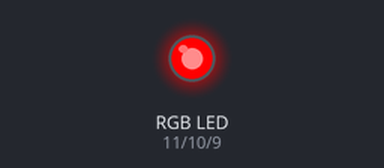
The sketch below on a simulated Arduino Uno, built with avr-gcc and run on an emulated ATmega328P. On the bench: an RGB LED mixed from three pins (HIGH = lit).

Above: at 0.5 s.
At 2.5 s:
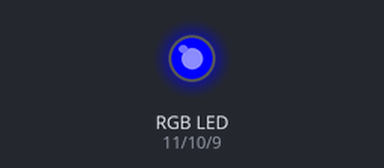
At 3.5 s:
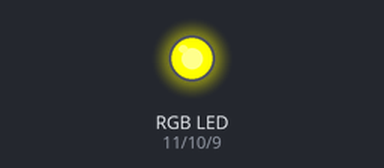
At 4.5 s:
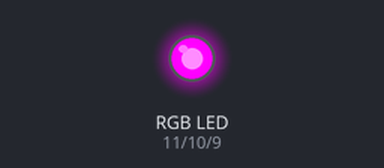
At 6.5 s:
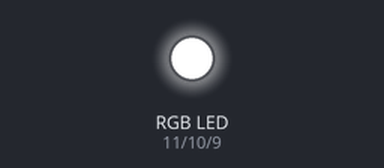
At 8.5 s:
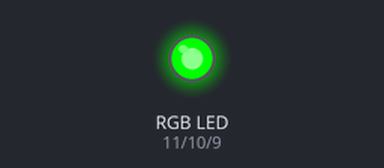
Timing chart, 0 to 9.1 s (numbered marks = the images above):
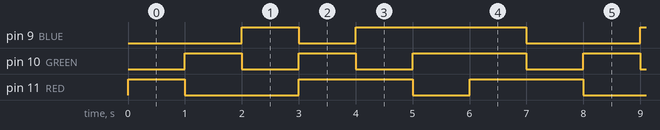

Measured:
- by itself, pin 9 (BLUE): repeats every 7.0 s: LOW 1.0 s, HIGH 3.0 s, LOW 2.0 s, HIGH 1.0 s
- by itself, pin 10 (GREEN): repeats every 7.0 s: LOW 1.0 s, HIGH 1.0 s, LOW 1.0 s, HIGH 2.0 s, LOW 1.0 s, HIGH 1.0 s
- by itself, pin 11 (RED): repeats every 7.0 s: LOW 2.0 s, HIGH 2.0 s, LOW 1.0 s, HIGH 2.0 s

The sketch:

7_analogRGB.ino
```cpp
int RED = 11;
int GREEN = 10;
int BLUE = 9;

//rgb 자리를 찾아서 analogWrite 순서대로
void color(int r, int g, int b){
  analogWrite(RED,r);
  analogWrite(GREEN,g);
  analogWrite(BLUE,b);
  delay(1000);
}

void setup(){
  pinMode(RED,OUTPUT);
  pinMode(GREEN,OUTPUT);
  pinMode(BLUE,OUTPUT);
}

void loop(){
  color(255,0,0);
  color(0,255,0);
  color(0,0,255);
  color(255,255,0);
  color(255,0,255);
  color(0,255,255);
  color(255,255,255);
}
```
